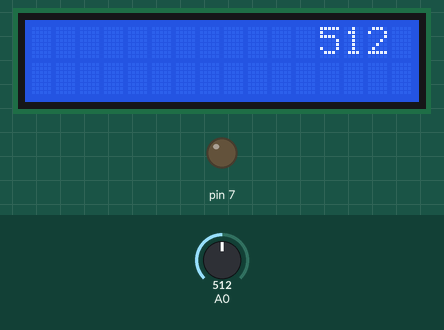
Simulated run of this sketch. Board: Arduino Uno, built with avr-gcc and run on an emulated ATmega328P. On the bench: 16×2 character LCD, output pins drawn as LEDs (lit = HIGH). The inputs (shaded band) are chosen by the test bench; at power-on: A0 = 512.

Above: at 1.6 s.
1.7 s: A0 set to 610
At 2.4 s:
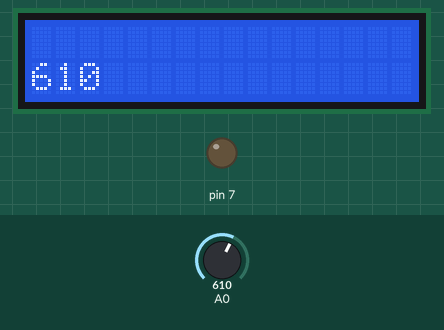
4.5 s: A0 set to 590
At 5.8 s:
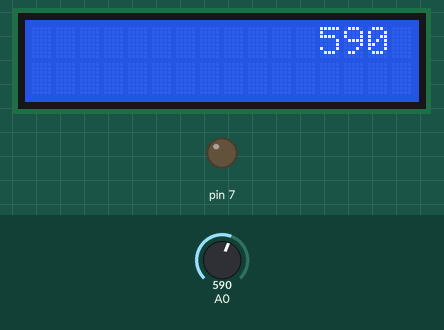
7.5 s: A0 set to 511
At 8.8 s:
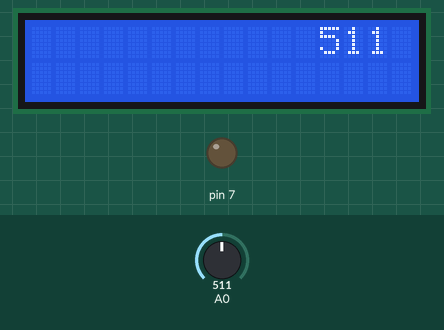
Timing chart, 0 to 10.5 s (numbered marks = the images above; inputs shaded):
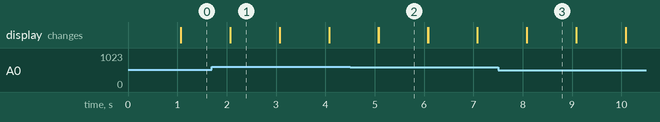

Measured:
- after the input at 1.7 s, the display: first differs from a run without the input after 0.37 s (image 1)
- after the input at 4.5 s, the display: first differs from a run without the input after 0.58 s (image 2)
- after the input at 7.5 s, the display: first differs from a run without the input after 0.59 s (image 3)
- what the display in image 1 shows lasts 1.0 s, from 2.1 s to 3.1 s

The sketch:

pgm17.motsens.ino
```cpp
#include<LiquidCrystal.h>
LiquidCrystal lcd(13,12,11,10,9,8);
void setup()
{
  pinMode(7,OUTPUT);
  pinMode(A0,INPUT);
  lcd.begin(16,2);
}

void loop()
{
  int a;
  a=analogRead(A0);
  if(a<=300)
  {
    lcd.setCursor(0,0);
    lcd.print(a);
    delay(1000);
    lcd.clear();
  }
  if(a>300 && a<=600)
  {
    lcd.setCursor(12,0);
    lcd.print(a);
    delay(1000);
    lcd.clear();
  }
  if(a>600 && a<=900)
  {
    lcd.setCursor(0,1);
    lcd.print(a);
    delay(1000);
    lcd.clear();
  }
  if(a>900)
  {
    lcd.setCursor(12,1);
    lcd.print(a);
    delay(1000);
    lcd.clear();
  }
}
```
